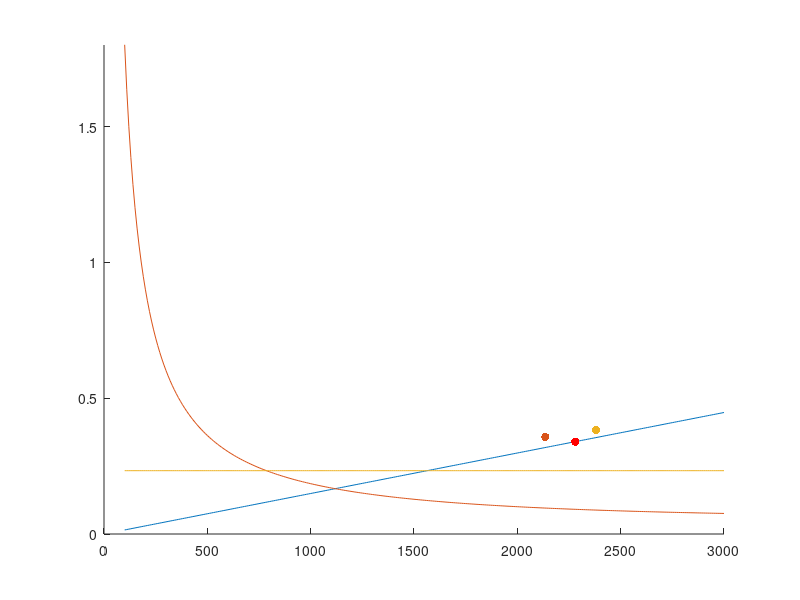

Source code (MATLAB): (Note: this script raises an error after producing the figure.)

clc; clear; close all;


Wto_Sw= (100:10:3000);
x_length=length(Wto_Sw);

%% Parameters

T_to = 9100; %Take-off thrust (2 engines)
T_cr = 7291.6; % Cruise thrust
Tto_Tcr = T_to/T_cr; % Take-off thrust vs Cruise thrust ratio
Wcr_Wto = 0.95; % Cruise weight vs Take-off thrust ratio
rho = 0.3636 ; % Air density (at cruise altitude)
v = 222 ; % Cruise velocity
cd0 = 0.0161 ; % Parasite drag coefficient
A = 9; % Aspect Ratio
oswald = 0.85; % Oswald's Factor

g=9.81; % Gravity
kto=2.34/g ; % Proportionality factor for the take-off distance (Loftin 1980)

CLmaxto = 1.6; % Maximum CL at take−off (Scholz, D) - We take the minimum value of the given range.
StoFL = 1000; % Take-off distance (State of the Art)

N_e=2; % Number of engines
W2_Wto = 0.98; % Ascent weight vs Take-off weight ratio
Tto1e_T21e = 1.2857; % Thrust 1 engine normal regime vs thrust 1 engine in failure
E2 = 1/16; % Inverse of aerodynamic efficiency
gamma2 = 0.029991; % Ascending angle

kl = 0.1070*g; % Proportionality factor for landing distance
Wto_Wl = 0.919; % Weight at take-off vs weight at landing ratio
sigma = 1; % Air density at take-off altitude vs air density at sea level ratio
CLmaxl = 2.6; % Maximum CL at landing (Scholz, D)
SlFL = 1000; % Landing distance (State of the Art)


%% Thrust required for horizontal cruise flight

Tto_Wto_c=zeros(1,x_length);

for i = 1:x_length
    Tto_Wto_c(1,i)=Tto_Tcr*Wcr_Wto*((0.5*rho*v^2)/(Wcr_Wto*Wto_Sw(1,i)))*(cd0+ ((Wto_Sw(1,i)*Wcr_Wto)^2/((0.5*rho*v^2)^2*pi*A*oswald)));
end
%% Take-Off distance

Tto_Wto_to = zeros(1,x_length);

for i = 1:x_length
    Tto_Wto_to(1,i)=kto*(Wto_Sw(1,i)/(sigma*CLmaxto*StoFL));
end

%% Second segment climb with an engine failure

Tto_Wto_critical=zeros(1,x_length);

for i=1:x_length
    Tto_Wto_critical(1,i)=(N_e/(N_e-1))*Tto1e_T21e*W2_Wto*(E2+gamma2);
end

%% Landing distance

Tto_Wto_l=zeros(1,x_length);

for i = 1:x_length
    Wto_Sw_l=kl*Wto_Wl*sigma*CLmaxl*SlFL ;
end

%% Point of Design

pointofdesignver = 0.34;
pointofdesignhor = 2280;

%Point of design del Cessna Citation M2
pointofdesignvercessna = 0.3571; 
pointofdesignhorcessna = 2134.9;

%Point of design del Honda HA-420
pointofdesignverhonda = 0.3822;
pointofdesignhorhonda = 2380.9;

%% Plot

figure(1)
hold on;
p = plot(Wto_Sw,Tto_Wto_to);
plot(Wto_Sw,Tto_Wto_c) ;
plot(Wto_Sw,Tto_Wto_critical) ;
plot(2134.9, 0.3571);
scatter(pointofdesignhor, pointofdesignver, 'r', 'filled');
scatter(pointofdesignhorcessna, pointofdesignvercessna, 'filled');
scatter(pointofdesignhorhonda,pointofdesignverhonda, 'filled');
ylim([0,1.8])
xline(Wto_Sw_l) ;
legend('Takeoff', 'Cruise','2nd segment climb', 'Landing distance','Design Point','Cesna Citation M2', 'Honda HA-420');
grid on ;
title('Design Point');
xlabel('W_{t0}/S_{W} [N/{m^2}]');
ylabel('T_{t0}/W_{t0}');

%% Values from design point
mtow = 4959;

DPdt = datatip(p, pointofdesignhor, pointofdesignver);
SWnos = mtow*g/pointofdesignhor
Ttonos = mtow*g*pointofdesignver
